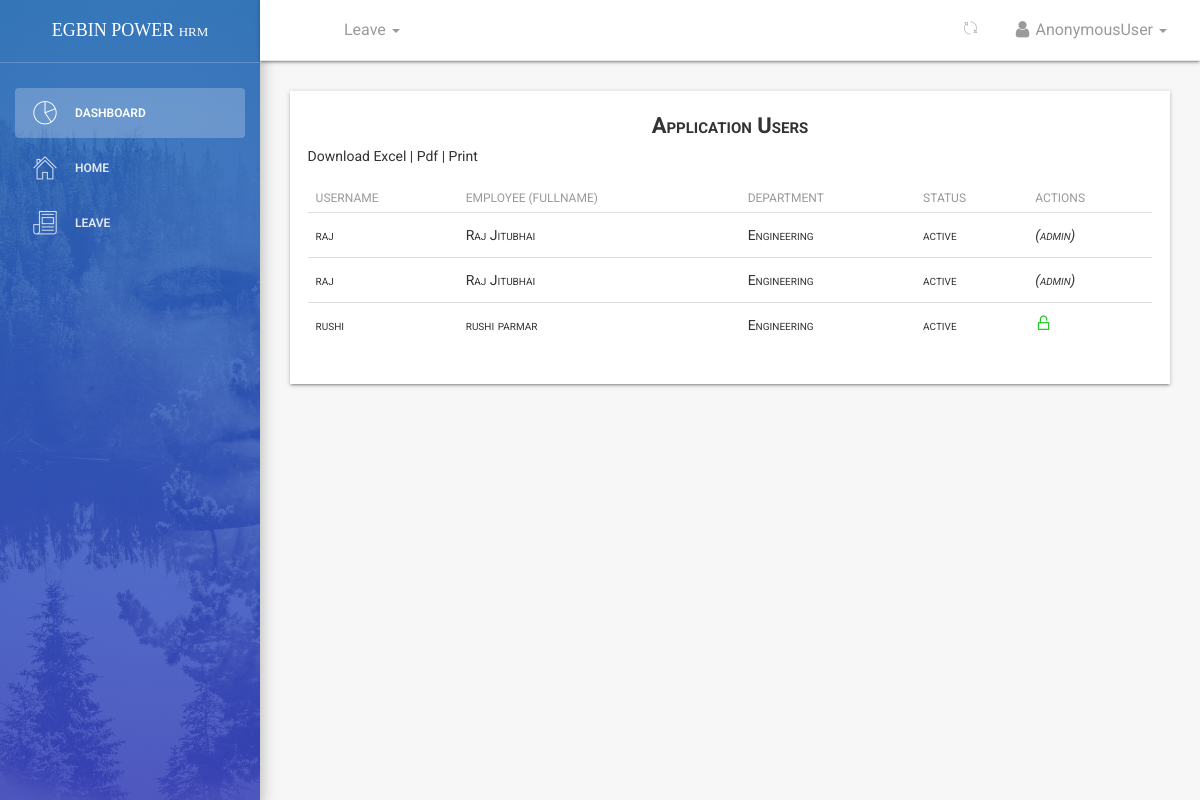
Screenshot of /accounts/users/all with the database file from the repository.
### employee/models.py (models this page shows, shortened)
class Employee(models.Model):
    id = models.AutoField(primary_key=True)
    MALE = 'male'
    FEMALE = 'female'
    OTHER = 'other'
    NOT_KNOWN = 'Not Known'
    GENDER = (
    (MALE,'Male'),
    (FEMALE,'Female'),
    (OTHER,'Other'),
    (NOT_KNOWN,'Not Known'),
    )
    MR = 'Mr'
    MRS = 'Mrs'
    MSS = 'Mss'
    DR = 'Dr'
    SIR = 'Sir'
    MADAM = 'Madam'
    TITLE = (
    (MR,'Mr'),
    (MRS,'Mrs'),
    (MSS,'Mss'),
    (DR,'Dr'),
    (SIR,'Sir'),
    (MADAM,'Madam'),
    )
    FULL_TIME = 'Full-Time'
    PART_TIME = 'Part-Time'
    CONTRACT = 'Contract'
    INTERN = 'Intern'
    EMPLOYEETYPE = (
    (FULL_TIME,'Full-Time'),
    (PART_TIME,'Part-Time'),
    (CONTRACT,'Contract'),
    (INTERN,'Intern'),
    )
    user = models.ForeignKey(User,on_delete=models.CASCADE,default=1)
    image = models.FileField(_('Profile Image'),upload_to='profiles',default='default.png',blank=True,null=True,help_text='upload image size less than 2.0MB')#work on path username-date/image
    firstname = models.CharField(_('Firstname'),max_length=125,null=False,blank=False)
    lastname = models.CharField(_('Lastname'),max_length=125,null=False,blank=False)
    othername = models.CharField(_('Othername (optional)'),max_length=125,null=True,blank=True)
    birthday = models.DateField(_('Birthday'),blank=False,null=False)
    department =  models.ForeignKey(Department,verbose_name =_('Department'),on_delete=models.SET_NULL,null=True,default=None)
    role =  models.ForeignKey(Role,verbose_name =_('Role'),on_delete=models.SET_NULL,null=True,default=None)
    startdate = models.DateField(_('Employement Date'),help_text='date of employement',blank=False,null=True)
    employeetype = models.CharField(_('Employee Type'),max_length=15,default=FULL_TIME,choices=EMPLOYEETYPE,blank=False,null=True)
    employeeid = models.CharField(_('Employee ID Number'),max_length=10,null=True,blank=True)
    line_manager_staff_id = models.CharField(_('Line Manager ID Number'),max_length=10,null=True,blank=True)
    Name_of_relief_person = models.CharField(_('Delegation of Authority(DOA)'),max_length=10,null=True,blank=True)
    date_issued = models.DateField(_('Date Issued'),help_text='date staff id was issued',blank=False,null=True)
    is_blocked = models.BooleanField(_('Is Blocked'),help_text='button to toggle employee block and unblock',default=False)
    is_deleted = models.BooleanField(_('Is Deleted'),help_text='button to toggle employee deleted and undelete',default=False)
    created = models.DateTimeField(verbose_name=_('Created'),auto_now_add=True,null=True)
    updated = models.DateTimeField(verbose_name=_('Updated'),auto_now=True,null=True)
    objects = EmployeeManager()
    class Meta:
        verbose_name = _('Employee')
        verbose_name_plural = _('Employees')
        ordering = ['-created']
    @property
    def get_full_name(self):
        fullname = ''
        firstname = self.firstname
        lastname = self.lastname
        othername = self.othername
        if (firstname and lastname) or othername is None:
            fullname = firstname +' '+ lastname
            return fullname
        elif othername:
            fullname = firstname + ' '+ lastname +' '+othername
            return fullname
        return

class Department(models.Model):
    id = models.AutoField(primary_key=True)
    name = models.CharField(max_length=125)
    description = models.CharField(max_length=125,null=True,blank=True)
    created = models.DateTimeField(verbose_name=_('Created'),auto_now_add=True)
    updated = models.DateTimeField(verbose_name=_('Updated'),auto_now=True)
    class Meta:
        verbose_name = _('Department')
        verbose_name_plural = _('Departments')
        ordering = ['name','created']
    def __str__(self):
        return self.name

### accounts/views.py (the view)
# urls.py: path('users/all',views.users_list,name='users'),
def users_list(request):
	employees = Employee.objects.all()
	return render(request,'accounts/users_table.html',{'employees':employees,'title':'Users List'})

### employee/managers.py (called while the page is built)
    def get_queryset(self):
        return super().get_queryset().filter(is_deleted=False)

### templates/accounts/users_table.html (shortened to what this page needs)
{% extends '_layout.html' %}
 {% block navheader %}
 	{% include 'includes/navheader_employee_app.html' %}
 {% endblock %}
 {% block content %}
        <section class="content">
            <section class="container-fluid">
                	<div class="table-shadow">
                		<div class="text-center table-description">
                			<h4 class="title-h3">Application Users</h4>
                		</div>
                		<div class="container-fluid">
                			<div class="row">
                			 	<div class="download-print-action">
                			  		Download Excel | Pdf | Print
                				</div>
                			</div>
                		</div>
                		<table class="table">
							  <thead>
							    <tr>
							      <th scope="col">Username</th>
							      <th scope="col">Employee (fullname) </th>
							      <th scope="col">Department</th>
							      <th scope="col">Status</th>
							      <th scope="col">Actions</th>
							    </tr>
							  </thead>
							  <tbody>
							  	{% for emp in employees %}
							  	<tr>
								      <td>{{emp.user.username}}</td>
								      <td>{{ emp.get_full_name }}</td>
								      <td>{{ emp.department }}</td>
								      {% if emp.user.is_active %}
								      <td>active</td>
								      {% else %}
								      <td>inactive</td>
								      {% endif %}
								      {%  if emp.user.is_active and emp.user.is_superuser %}
								      <td style="font-style:italic;">(admin)</td>
								      {% elif emp.user.is_active %}
								      <td><a href="{% url 'accounts:userblock' emp.user.id %}" title="block user"><i class="pe-7s-unlock"></i></a></td>
								      {% else %}
								      <td><a href="{% url 'accounts:userunblock' emp.user.id %}" title="unblock user"><i class="pe-7s-lock"></i></a></td>
								      {% endif %}
							  </tr>
							   {% endfor %}
							  </tbody>
						</table>
					</div>
            </section>
        </section>
 {% endblock %}

### templates/_layout.html (shortened to what this page needs)
{% load static %}
{% load humanize %}
<!doctype html>
<html lang="en">
<head>
    <link href="{% static 'css/bootstrap.min.css' %}" rel="stylesheet" />
    <link href="{% static 'css/animate.min.css' %}" rel="stylesheet"/>
    <link href="{% static 'css/light-bootstrap-dashboard.css' %}" rel="stylesheet"/>
    <link href="{% static 'css/demo.css' %}" rel="stylesheet" />
    <link href="http://maxcdn.bootstrapcdn.com/font-awesome/4.2.0/css/font-awesome.min.css" rel="stylesheet">
    <link href="{% static 'css/pe-icon-7-stroke.css' %}" rel="stylesheet" />
    <link rel="stylesheet" href="//code.jquery.com/ui/1.12.1/themes/base/jquery-ui.css">
</head>
<body>
<div class="wrapper">
    <div class="sidebar" data-color="blue" data-image="{% static 'img/sidebar-1.jpg' %}">
    	<div class="sidebar-wrapper">
            <div class="logo">
                <a href="#" class="simple-text">
                    Egbin Power <span>HRM</span>
                </a>
            </div>
            <ul class="nav">
                <li class="active">
                    <a href="{% url 'dashboard:dashboard' %}">
                        <i class="pe-7s-graph"></i>
                        <p>Dashboard</p>
                    </a>
                </li>
                <li class="">
                    <a href="/">
                        <i class="pe-7s-home"></i>
                        <p>Home</p>
                    </a>
                </li>
                <li>
                    {% if request.user.is_superuser %}<a href="{% url 'dashboard:leaveslist' %}">{% else %}<a href="{% url 'dashboard:staffleavetable' %}"> {% endif %}
                        <i class="pe-7s-news-paper"></i>
                        <p>Leave</p>
                    </a>
                </li>
            </ul>
    	</div>
    </div>
    <div class="main-panel">
    {% block navheader %}{% endblock %}
    {% block content %}{% endblock %}
    </div>
</div>
</body>
</html>

### templates/includes/navheader_employee_app.html (shortened to what this page needs)
 {% load static %}
 <nav class="navbar navbar-default navbar-fixed shadow">
            <div class="container-fluid">
                <div class="collapse navbar-collapse">
                    <ul class="nav navbar-nav navbar-left">
                        <li>
                            <a href="" class="dropdown-toggle" data-toggle="dropdown">
                            </a>
                        </li>
                        <li class="dropdown">
                              <a href="" class="dropdown-toggle" data-toggle="dropdown">
                                    <p>
                                        Leave
                                        <b class="caret"></b>
                                    </p>
                              </a>
                        </li>
                    </ul>
                    <ul class="nav navbar-nav navbar-right">
                        <li class="dropdown">
                              <a href="" class="dropdown-toggle refresh-page" data-toggle="dropdown" title="refresh current page">
                                    <i class="pe-7s-refresh-2"></i>
                              </a>
                        </li>
                        <li class="dropdown">
                              <a href="" class="dropdown-toggle" data-toggle="dropdown">
                                    <p>
                                        <i class="fa fa-user"></i> {{ request.user}}
                                        <b class="caret"></b>
                                    </p>
                              </a>
                        </li>
                    </ul>
                </div>
            </div>
        </nav>

### rows the page displays
Employee: user.username "raj", get_full_name "Raj Jitubhai", department "Engineering", shows "active", shows "(admin)"
Employee: user.username "raj", get_full_name "Raj Jitubhai", department "Engineering", shows "active", shows "(admin)"
Employee: user.username "rushi", get_full_name "rushi parmar", department "Engineering", shows "active"

### other values shown
{{ request.user }} "AnonymousUser"
